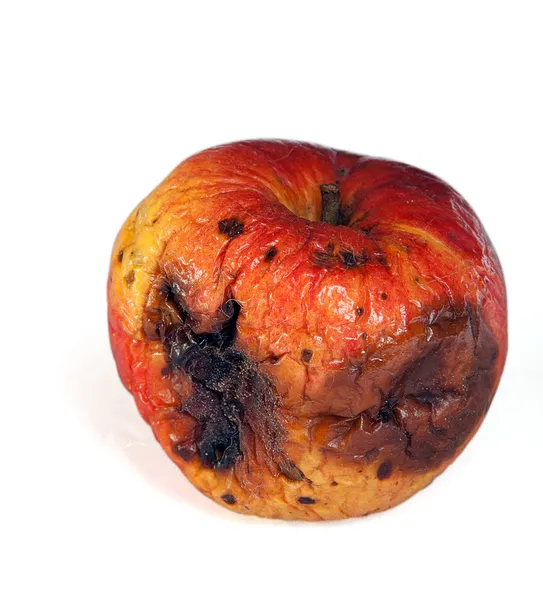
#> input picture foto1.jpg, 543 x 600 px
$ jupyter execute selector_frutas.ipynb
#> lines starting #> are read from the running program, lines starting #| are printed output that depends on the picture; after the words box and inside, x2 and y2 are one past the last pixel; in counts of white or black regions, pixels touching at a corner belong together
**Procesamiento de Señales**

*Identificación de una fruta en Buen estado y Mal Estado*

Gina Martinez López

[cell 1]
import cv2
import numpy as np
import matplotlib.pyplot as plt
from matplotlib.patches import Rectangle

Se identifican los colores que pertenecen a la escala HSV de color y que identifican la parte dañada de una manzana.

[cell 2]
# Oxidacion Manzana
cafeb = np.array([0, 0, 0], np.uint8)
cafea = np.array([179, 120, 81], np.uint8)

imagen_color = np.zeros((100,100,3), dtype= np.uint8)
imagen_color[0:50,:,:]= cafea
imagen_color[50:100,:,:]= cafeb
plt.imshow(imagen_color)
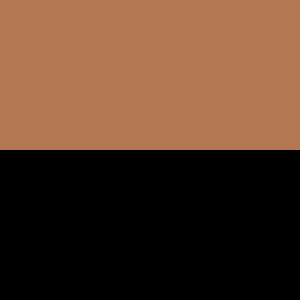
#> shown: shape (100, 100, 3) (shown 3 times larger); mean R, G, B 89.5, 60, 40.5

Se lee la imagen y se deja en su color original con RGB

[cell 3]
imagencita=cv2.imread('foto1.jpg')
#> imagencita is the input picture: shape (600, 543, 3); mean B, G, R 177.1, 187.3, 220.3
imagencita = cv2.cvtColor(imagencita, cv2.COLOR_BGR2RGB )
plt.imshow(imagencita)

Se cambia el color de la imagen anterior con HSV

[cell 4]
# Rango
hsvm=cv2.cvtColor(imagencita, cv2.COLOR_RGB2HSV )
#> hsvm: shape (600, 543, 3); mean H, S, V 16.6, 64.9, 220.5
plt.imshow(hsvm)

Se crea una mascara donde va a identificar las zonas de la manzana dañada de acuerdo a la imagen hsvm anteior y los colores definidos para la oxidación de la manzana tambien en HSV.

Ademas, para que tenga mejor exactitud se deja una dilatación de 10.

[cell 5]
maskm = cv2.inRange(hsvm, cafeb, cafea)
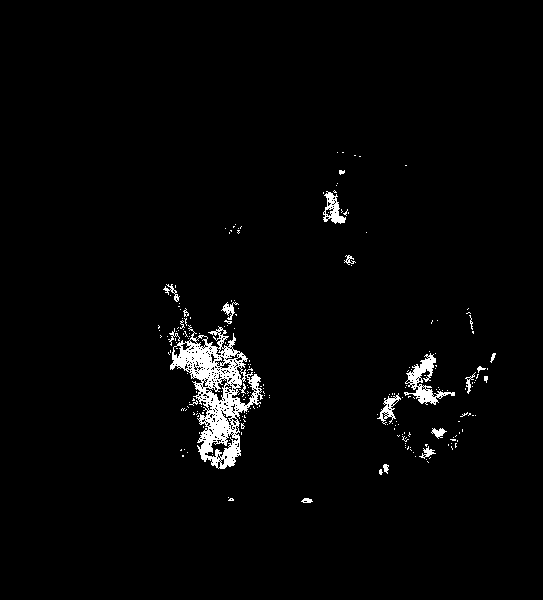
#> maskm: shape (600, 543); 2.3% white; 216 white regions (196 under 20 px), largest, box (x1, y1, x2, y2) and area: (170, 325, 263, 469) 4819, (404, 353, 455, 405) 819, (323, 191, 346, 224) 351
maskm = cv2.dilate(maskm,np.ones((10, 10), np.uint8))
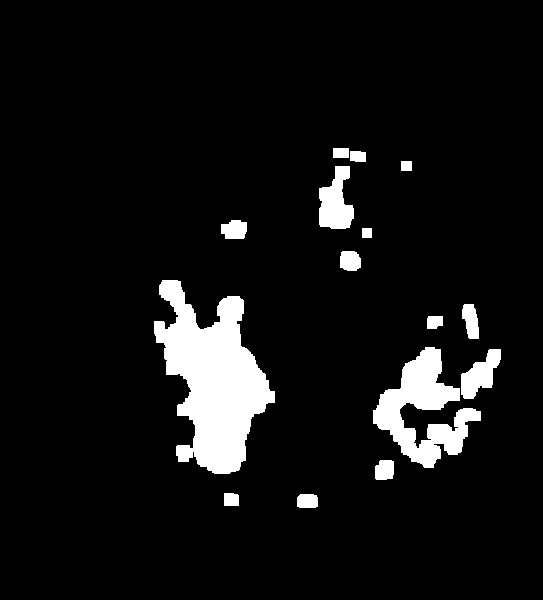
#> maskm: shape (600, 543); 7.3% white; 15 white regions
plt.imshow(maskm)

Por ultimo, se generan los contornos de la mascara, apartir de ahi para cada contorno se halla el area y si el area es mayor de 50 entonces lo va a señalar en un rectangulo rojo e imprime el estado de la manzana.

[cell 6]
manzana_mala = False

# Contornos
contornosm, _ = cv2.findContours(maskm, cv2.RETR_TREE, cv2.CHAIN_APPROX_NONE)
#> contornosm = 15 contours; largest, box (x1, y1, x2, y2) and area: (154, 280, 275, 474) 12232, (373, 347, 481, 468) 5407, (319, 166, 354, 229) 1383, (461, 349, 501, 399) 1004, (462, 304, 479, 339) 394

# Ordenamos
contornosm = sorted(contornosm, key=lambda x: cv2.contourArea(x), reverse=True)

plt.figure(figsize=(8,6),dpi=80)
plt.imshow(imagencita)


for contm in contornosm:
    # Extraemos el area
    aream = cv2.contourArea(contm)

    if aream >= 50 :
        # Detectamos las zonas malas
        xsim, ysim, anchom, altom = cv2.boundingRect(contm)

        # Mostramos los errores
        plt.gca().add_patch(Rectangle((xsim,ysim),anchom,altom,linewidth=1,edgecolor='r',facecolor='none'))

        # Manzana Mala
        print("MANZANA EN MAL ESTADO")

        manzana_mala = True
#> this loop made 15 passes
#> (aream, xsim, ysim, anchom, altom) on passes 1 to 12: (12232, 154, 280, 121, 194), (5407, 373, 347, 108, 121), (1383, 319, 166, 35, 63), (1003.5, 461, 349, 40, 50), (394, 462, 304, 17, 35), (372.5, 221, 220, 26, 19), (334.5, 340, 251, 21, 20), (309.5, 375, 460, 19, 20), (247.5, 297, 494, 21, 14), (163, 224, 493, 15, 13), (162.5, 427, 316, 16, 13), (141, 350, 151, 16, 11)
#| MANZANA EN MAL ESTADO
#| MANZANA EN MAL ESTADO
#| MANZANA EN MAL ESTADO
#| MANZANA EN MAL ESTADO
#| MANZANA EN MAL ESTADO
#| MANZANA EN MAL ESTADO
#| MANZANA EN MAL ESTADO
#| MANZANA EN MAL ESTADO
#> (further printed lines are left out)


if not manzana_mala :
    # Manzana buena
    plt.gca().add_patch(Rectangle((xsim,ysim),anchom,altom,linewidth=1,edgecolor='g',facecolor='none'))
    print("MANZANA EN BUEN ESTADO")
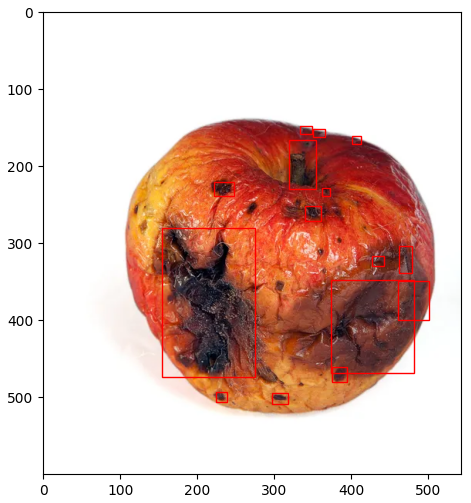
#> figure drawn by matplotlib, 1 panel
